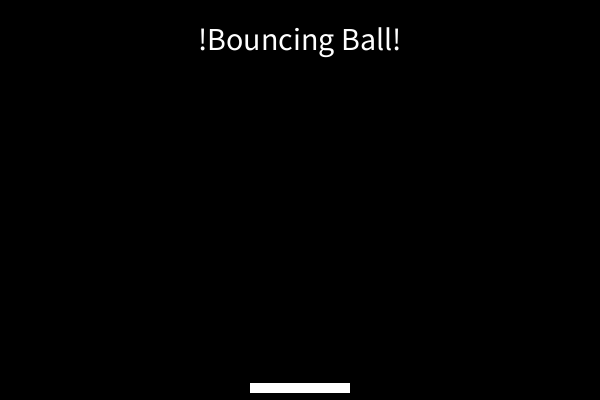
Frame 1 (no input)
Frame 60 (the mouse pressed at the canvas centre just before this capture): identical to frame 1, image omitted
Frame 120 (the mouse held since frame 60 and released just before this capture): identical to frame 1, image omitted

The Processing sketch that drew this single still picture (run headless with seeded random() and noise(); from frame 60 on, the mouse is pressed at the canvas centre):

// Processing sketch: Project_2
// ── Project_2.pde
Ball ball;
Paddle paddle;

boolean [] keys = new boolean[128];
boolean gameStart = false;
boolean gameFihished = false;

String message ;

void setup(){
  size(600, 400);
  smooth();
 
  paddle = new Paddle();
  ball = new Ball();
  
  message = "!Bouncing Ball!";
}
  
void draw(){
   background(0);
   textSize(32);
   text(message, width/2-textWidth(message)/2, 50);
   

   paddle.display();
   paddle.move();
   

   if(gameStart){
      ball.display();
      ball.move();

      if(paddle.intersect(ball)){
        ball.yspeed *= -1;
      }
    }
}

void keyPressed(){
  keys[keyCode] = true;
  if (keys[32]){
    gameStart = true; 
    message = "Game Start";
  }
}

void keyReleased(){
  keys[keyCode] = false;
}


//Paddle Class
class Paddle{
  PVector pos, vel, acc;
  Paddle() {
     pos = new PVector(width/2, height -12);
     vel = new PVector (9, 0);
     
  }
  
  void display(){
     fill(255);
     noStroke();
     rectMode(CENTER);
     rect(pos.x, pos.y, 100, 10);
  }
  
  void move(){
    //vel = vel.add(acc);
    if (pos.x <= 50){
        pos.x = 50; 
     }
     if(pos.x >= width - 50){
        pos.x = width - 50; 
     }
     //
     if(keys[LEFT])
       pos.x -= vel.x;
     if(keys[RIGHT])
       pos.x += vel.x;
     
  }
  

  boolean intersect(Ball b){
    float p1 = pos.x - 50;
    float p2 = pos.x + 50; 
    if (b.y + b.radius >= pos.y){
      if(b.x >= p1 && b.x <= p2){
        return true;
      } else {
        return false;
      }
    } else {
      return false;
    }
  }
  
}


class Ball{
  float x, y, xspeed, yspeed, radius;
  
  Ball(){
    x = 0;
    y = height - 1;
    xspeed = 5;
    yspeed = -5;
    radius = 5;
  }
  
  void move(){
    x += xspeed;
    y += yspeed;
    if(x > width || x < 0){
      xspeed *= -1;
    }
    if(y < 0){
      yspeed *= -1;
    }
    if(y > height){
      gameStart = false;
 
      setup();
      message = "Game Over";
    }
  }
  
  void display(){
    stroke(0);
    fill(255);
    ellipse(x, y, radius*2, radius*2);
  }
  
}
